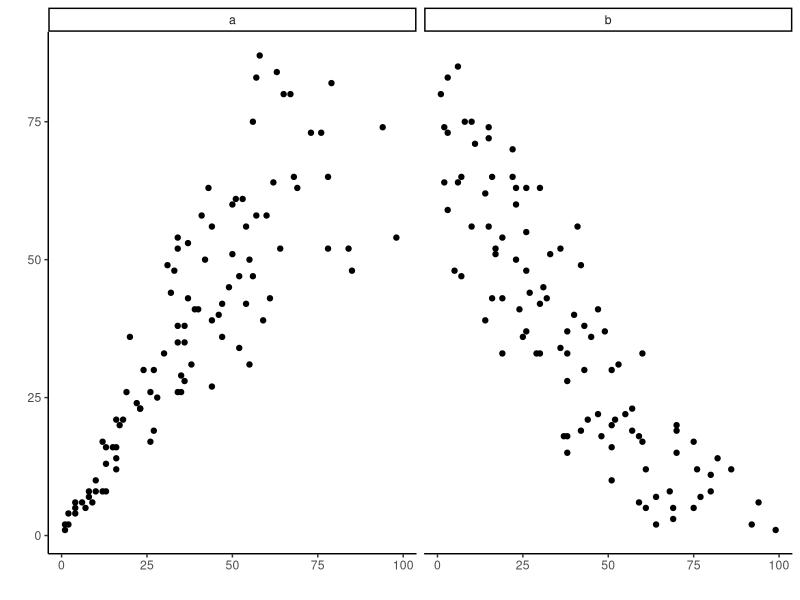

Recreate this plot in R.
## ---- chunk 1
#| label: setup
#| include: false

library(tidyverse)

# The palette with grey:
cbPalette <- c("#999999", "#E69F00", "#56B4E9", "#009E73", "#F0E442", "#0072B2", "#D55E00", "#CC79A7")

## ---- chunk 2
#| label: fig-01-01
#| include: false

# Figure 1.1

## ---- chunk 3
#| label: fig-01-generations
#| echo: false
#| out-width: 40%
#| fig-align: center
#| fig-cap: "Generations"

knitr::include_graphics("https://www.pewresearch.org/social-trends/wp-content/uploads/sites/3/2019/02/FT_19.01.17_generations_2019_topicArtboard-19-copy-3@2x-1.png")
## ---- chunk 4
#| label: fig-01-02
#| include: false

# **Figure 1.2**.
  
## ---- chunk 5
#| label: fig-01-03
#| include: false
#| fig-cap: >
#|   You are as young as you feel!

# **Figure 1.3 You are as young as you feel!**

## ---- chunk 6
#| label: fig-01-04
#| include: false

# **Figure 1.4** [Source](http://nobaproject.com/modules/cognitive-development-in-childhood)

## ---- chunk 7
#| label: fig-01-05
#| out-width: 50%
#| fig-align: center
#| fig-cap: >
#|   Adulthood ([Source](https://nobaproject.com/modules/aging))

# Figure 1.5

knitr::include_graphics("https://nobaproject.com/images/shared/images/000/002/336/original.jpg")

## ---- chunk 8
#| label: fig-01-06
#| fig-align: center
#| fig-cap: "The tree represents continuous development, while the ladybug represents discontinuous/stage development ([Source](https://nobaproject.com/modules/cognitive-development-in-childhood))"

# Figure 1.6

knitr::include_graphics("https://nobaproject.com/images/shared/images/000/000/077/original.png")

## ---- chunk 9
#| label: fig-01-07
#| out-width: 40%
#| fig-cap: >
#|   A tiny person inside a sperm ([Source](https://en.wikipedia.org/wiki/Preformationism#/media/File:Preformation.GIF))

# Figure 1.7

knitr::include_graphics("https://upload.wikimedia.org/wikipedia/commons/9/94/Preformation.GIF")

## ---- chunk 10
#| label: fig-01-08
#| out-width: 30%
#| fig-cap: >
#|   Sigmund Freud from Wikimedia ([Source](https://commons.wikimedia.org/wiki/Category:Sigmund_Freud#/media/File:Sigmund_Freud,_by_Max_Halberstadt_(cropped).jpg))

# Figure 1.8

knitr::include_graphics("https://upload.wikimedia.org/wikipedia/commons/thumb/3/36/Sigmund_Freud%2C_by_Max_Halberstadt_%28cropped%29.jpg/1280px-Sigmund_Freud%2C_by_Max_Halberstadt_%28cropped%29.jpg")

## ---- chunk 11
#| label: fig-01-09
#| out-width: 30%
#| fig-cap: Erik Erikson ([Source](https://en.wikipedia.org/wiki/Erik_Erikson#/media/File:Erik_Erikson.png))

# **Figure 1.9**


knitr::include_graphics("https://upload.wikimedia.org/wikipedia/commons/a/a8/Erik_Erikson.png")

## ---- chunk 12
#| label: fig-01-10-bobo
#| out-width: 20%
#| fig-cap: >
#|   Bobo ([Source: © Sémhur / Wikimedia Commons / CC-BY-SA-3.0 (or Free Art License)](https://goo.gl/uhHola))

# **Figure 1.10 The Bobo Doll**

# Source

knitr::include_graphics("https://nobaproject.com/images/shared/images/000/000/374/original.jpg")

## ---- chunk 13
#| label: fig-01-11-ecological-systems
#| fig-align: center
#| fig-cap: >
#|   Bronfenbrenner's Ecologocial Systems Theory ([Source](https://commons.wikimedia.org/wiki/File:Ecological_systems_theory.png))

knitr::include_graphics("https://upload.wikimedia.org/wikipedia/commons/4/4d/Ecological_systems_theory.png?20151026144517")
## ---- chunk 14
#| label: fig-01-12
#| include: false


## ---- chunk 15
#| label: fig-01-13
#| include: false

# Figure 1.13

## ---- chunk 16
#| label: fig-01-14-correlation
#| fig-cap: >
#|   Examples of relationships between two variables as shown in scatter plots.

# Figure 1.14

# https://github.com/CrumpLab/statistics/blob/master/03-Correlation.qmd

subject_x<-1:100
chocolate_x<-round(1:100*runif(100,.5,1))
happiness_x<-round(1:100*runif(100,.5,1))
df_positive<-data.frame(subject_x,chocolate_x,happiness_x)

subject_x<-1:100
chocolate_x<-round(1:100*runif(100,.5,1))
happiness_x<-round(100:1*runif(100,.5,1))
df_negative<-data.frame(subject_x,chocolate_x,happiness_x)

# subject_x<-1:100
# chocolate_x<-round(runif(100,0,100))
# happiness_x<-round(runif(100,0,100))
# df_random<-data.frame(subject_x,chocolate_x,happiness_x)

# all_data<-rbind(df_positive,df_negative,df_random)
# all_data<-cbind(all_data,correlation=rep(c("positive","negative","random"),each=100))

all_data<-rbind(df_positive, df_negative)
all_data<-cbind(all_data,correlation=rep(c("a","b"),each=100))

ggplot(all_data,aes(x=chocolate_x, y=happiness_x))+
  geom_point()+
  theme_classic()+
  facet_wrap(~correlation)+
  xlab("")+
  ylab("")

## ---- chunk 17
#| label: fig--01-16-cross-sectional
#| fig-cap: >
#|   Cross-Sectional ([Source](https://nobaproject.com/modules/research-methods-in-developmental-psychology))
#| fig-align: center
#| out.width: NULL

# Figure 1.16 Cross-Sectional

knitr::include_graphics("https://nobaproject.com/images/shared/images/000/002/289/original.png", dpi = 270)

## ---- chunk 18
#| label: fig-01-17-longitudinal
#| fig-cap: >
#|   Longitudinal Research ([Source](https://nobaproject.com/modules/research-methods-in-developmental-psychology))
#| fig-align: center
#| out.width: NULL

# Figure 1.17 Longitudinal Research

knitr::include_graphics("https://nobaproject.com/images/shared/images/000/002/288/original.png", dpi = 270)

## ---- chunk 19
#| label: fig-01-18-sequential
#| fig-cap: >
#|   Sequential Research ([Source](https://nobaproject.com/modules/research-methods-in-developmental-psychology))
#| fig-align: center
#| out.width: NULL

# Figure 1.18 Sequential Research


knitr::include_graphics("https://nobaproject.com/images/shared/images/000/002/290/original.png", dpi = 270)

## ---- chunk 20
#| label: fig-tbl-01-06
#| fig-cap: >
#|   Time Span Research Designs Advantages and Disadvantages ([Source](https://nobaproject.com/modules/research-methods-in-developmental-psychology))

# Table 1.6

knitr:: include_graphics("https://nobaproject.com/images/shared/images/000/002/291/original.png")

